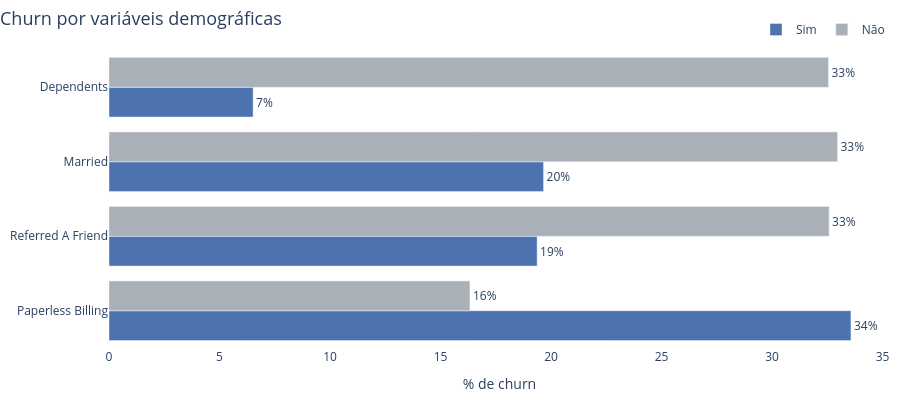

Source (notebook cell):
### Markdown cell above
Online security: 15% de churn em clientes que tem o servico vs 31% em clientes que nao tem
Onlien Backup e Device Protection Plan: 22% vs 29% em clientes que nao tem
Phone Service e multiple lines: 25% vs 27%/29% em clientes que nao tem
Streaming  Moveis e Streaming TV: 24% vs 30% em clientes que nao tem

Vale entender as diferencas, verificar se clientes com  mais produtos tiveram menos churn


### Serviços contratados (bool)

| Serviço | Com serviço | Sem serviço | Δ (p.p.) | Leitura |
|---|---:|---:|---:|---|
| Online Security | 14,6% | 31,3% | +16,7 | sem o serviço churn **2,1×** maior |
| Premium Tech Support | 15,2% | 31,2% | +16,0 | sem o serviço churn **2,1×** maior |
| Online Backup | 21,5% | 29,2% | +7,6 | sem o serviço churn **1,4×** maior |
| Device Protection Plan | 22,5% | 28,7% | +6,1 | sem o serviço churn **1,3×** maior |
| Streaming TV | 30,1% | 24,3% | −5,7 | **com** o serviço churn **1,2×** maior |
| Streaming Movies | 29,9% | 24,4% | −5,6 | **com** o serviço churn **1,2×** maior |
| Streaming Music | 29,3% | 25,0% | −4,2 | **com** o serviço churn **1,2×** maior |
| Multiple Lines | 28,6% | 25,0% | −3,6 | **com** o serviço churn **1,1×** maior |
| Unlimited Data | 31,7% | 16,0% | −15,7 | **com** o serviço churn **2,0×** maior |
| Phone Service | 26,7% | 24,9% | −1,8 | praticamente igual |

### Code cell
churn_by_demographics = churn_rate_by_bool(demographics_bool)

churn_pivot = churn_by_demographics.pivot(index='variavel', columns='valor', values='churn_pct')
churn_pivot = churn_pivot.rename(columns={True: 'yes', False: 'no'})
churn_pivot['gap'] = churn_pivot['no'] - churn_pivot['yes']
churn_pivot = churn_pivot.sort_values('gap', ascending=True)

labels = churn_pivot.index.str.replace('_', ' ').str.title()

fig = go.Figure()

fig.add_trace(go.Bar(
    y=labels,
    x=churn_pivot['yes'],
    name='Sim',
    orientation='h',
    marker_color=YES_COLOR,
    text=churn_pivot['yes'].round(0).astype(int).astype(str) + '%',
    textposition='outside',
))

fig.add_trace(go.Bar(
    y=labels,
    x=churn_pivot['no'],
    name='Não',
    orientation='h',
    marker_color=NO_COLOR,
    text=churn_pivot['no'].round(0).astype(int).astype(str) + '%',
    textposition='outside',
))

fig.update_layout(
    title=dict(text='Churn por variáveis demográficas', x=0, font=dict(size=18)),
    xaxis_title='% de churn',
    barmode='group',
    height=400,
    margin=dict(l=10, r=10, t=50, b=10),
    legend=dict(orientation='h', yanchor='bottom', y=1.02, xanchor='right', x=1),
    plot_bgcolor='white',
)

fig.show()

### Figure 1 — Plotly figure (JSON) as saved in the notebook; plotly's stock layout.template omitted (floating-point values rounded to 4 significant figures)
{"data": [{"marker": {"color": "#4c72b0"}, "name": "Sim", "orientation": "h", "text": ["34%", "19%", "20%", "7%"], "textposition": "outside", "type": "bar", "x": [33.57, 19.37, 19.66, 6.52], "y": ["Paperless Billing", "Referred A Friend", "Married", "Dependents"]}, {"marker": {"color": "#aab0b7"}, "name": "Não", "orientation": "h", "text": ["16%", "33%", "33%", "33%"], "textposition": "outside", "type": "bar", "x": [16.33, 32.58, 32.96, 32.55], "y": ["Paperless Billing", "Referred A Friend", "Married", "Dependents"]}], "layout": {"barmode": "group", "height": 400, "legend": {"orientation": "h", "x": 1, "xanchor": "right", "y": 1.02, "yanchor": "bottom"}, "margin": {"b": 10, "l": 10, "r": 10, "t": 50}, "plot_bgcolor": "white", "title": {"font": {"size": 18}, "text": "Churn por variáveis demográficas", "x": 0}, "xaxis": {"title": {"text": "% de churn"}}}}
